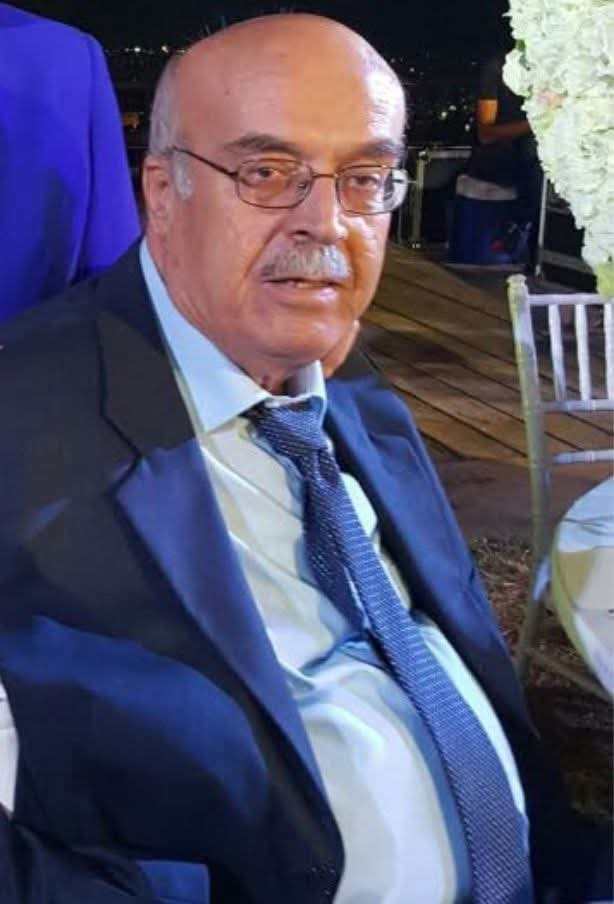
#> input picture storage/faces/20260530075126444119_WhatsApp Image 2026-02-18 at 11.48.38 AM.jpeg, 614 x 904 px
$ python -i face_service.py   (imports and definitions only)
#> lines starting #> are read from the running program, lines starting #| are printed output that depends on the picture
from __future__ import annotations

import os
import pickle
from typing import List, Optional, Tuple

import numpy as np

try:
    import cv2
    import mediapipe as mp
    from mediapipe.tasks.python import BaseOptions
    from mediapipe.tasks.python import vision as mp_vision
except Exception:  # pragma: no cover - optional dependency
    cv2 = None
    mp = None
    BaseOptions = None
    mp_vision = None

_THIS_DIR = os.path.dirname(os.path.abspath(__file__))
_BACKEND_DIR = os.path.dirname(_THIS_DIR)
DEFAULT_LANDMARKER_MODEL_PATH = os.path.join(_BACKEND_DIR, "assets", "face_landmarker.task")
FACE_LANDMARKER_MODEL_PATH = os.getenv("FACE_LANDMARKER_MODEL_PATH", DEFAULT_LANDMARKER_MODEL_PATH)

# Embedding envelope format. Bumping this whenever the vector layout changes lets
# match_face() refuse to compare embeddings across incompatible spaces instead of
# silently producing a meaningless cosine similarity.
EMBEDDING_VERSION = 2
EMBEDDING_METHOD = "landmark_hog_v1"

# Iris centers from the 478-point MediaPipe face mesh topology. Stable across
# expression changes, which makes them good rotation/scale alignment anchors.
LEFT_IRIS_IDX = 473
RIGHT_IRIS_IDX = 468

ALIGN_SIZE = 128
# Fraction of ALIGN_SIZE the inter-ocular distance is stretched to.
TARGET_EYE_FRACTION = 0.32
# Vertical placement (from the top) of the eye line in the aligned crop.
TARGET_EYE_Y_FRACTION = 0.42

# Raw HOG cosine similarities for aligned faces cluster tightly at the high end
# (same person ~0.95-1.0, different people ~0.75-0.85 in local testing) because
# HOG on any two aligned, frontal faces shares a lot of generic structure. These
# constants rescale that narrow band into a full 0-1 range so a threshold in the
# conventional 0.6-0.7 zone behaves the way it would for a typical face-embedding
# model. Re-tune with real enrollment data if matches feel off.
MATCH_SCORE_LOW = 0.75
MATCH_SCORE_HIGH = 0.95


class FaceService:
    def __init__(self) -> None:
        self.backend = None
        self.detector = None
        self.cascade = None

        self.landmarker = None
        self.landmarker_unavailable_reason: Optional[str] = None

    def _ensure_models(self) -> None:
        if cv2 is None:
            raise RuntimeError("opencv-python is not installed")
        if self.backend is not None:
            return

        # MediaPipe 0.10+ no longer exposes `mp.solutions` in this install.
        if mp is not None and hasattr(mp, "solutions"):
            try:
                self.detector = mp.solutions.face_detection.FaceDetection(
                    model_selection=0, min_detection_confidence=0.5
                )
                self.backend = "mediapipe"
                return
            except Exception:
                # Fall back to OpenCV if MediaPipe solutions are unavailable
                # or fail to initialize in this environment.
                self.detector = None

        cascade_path = os.path.join(cv2.data.haarcascades, "haarcascade_frontalface_default.xml")
        self.cascade = cv2.CascadeClassifier(cascade_path)
        if self.cascade.empty():
            raise RuntimeError("OpenCV face detector cascade could not be loaded")
        self.backend = "opencv"

    # [35 lines left out: functions _ensure_landmarker, _crop_embedding, not called in this run]

    def detect_faces(self, image_bgr: np.ndarray) -> List[dict]:
        self._ensure_models()
        boxes = []

        if self.backend == "mediapipe":
            image_rgb = cv2.cvtColor(image_bgr, cv2.COLOR_BGR2RGB)
            result = self.detector.process(image_rgb)
            if not result.detections:
                return boxes

            height, width, _ = image_bgr.shape
            for detection in result.detections:
                bbox = detection.location_data.relative_bounding_box
                x = max(0.0, bbox.xmin) * width
                y = max(0.0, bbox.ymin) * height
                w = bbox.width * width
                h = bbox.height * height
                boxes.append(
                    {
                        "x": float(x),
                        "y": float(y),
                        "width": float(w),
                        "height": float(h),
                        "confidence": float(detection.score[0]) if detection.score else 0.0,
                    }
                )
            return boxes

        gray = cv2.cvtColor(image_bgr, cv2.COLOR_BGR2GRAY)
        faces = self.cascade.detectMultiScale(
            gray,
            scaleFactor=1.1,
            minNeighbors=5,
            minSize=(40, 40),
        )
        for x, y, w, h in faces:
            boxes.append(
                {
                    "x": float(x),
                    "y": float(y),
                    "width": float(w),
                    "height": float(h),
                    "confidence": 1.0,
                }
            )
        return boxes

    # [54 lines left out: functions _padded_crop, _landmarks_for_crop, _align_face, not called in this run]

    _hog = None
    _face_mask = None
    _clahe = None

    # [132 lines left out: functions _get_hog, _get_face_mask, _get_clahe, _hog_vector, extract_embedding, cosine_similarity and 5 more, not called in this run]

>>> import cv2
>>> picture = cv2.imread('../storage/faces/20260530075126444119_WhatsApp Image 2026-02-18 at 11.48.38 AM.jpeg')
#> picture is the input picture: shape (904, 614, 3); mean B, G, R 108.6, 82.9, 84.3
>>> result = FaceService().detect_faces(picture)
#> (the call stopped at in _ensure_models, `self.detector = mp.solutions.face_detection.FaceDetection( model_selec..`: mediapipe is not available in this run)
#> in detect_faces, `gray = cv2.cvtColor(image_bgr, cv2.COLOR_BGR2GRAY)`:
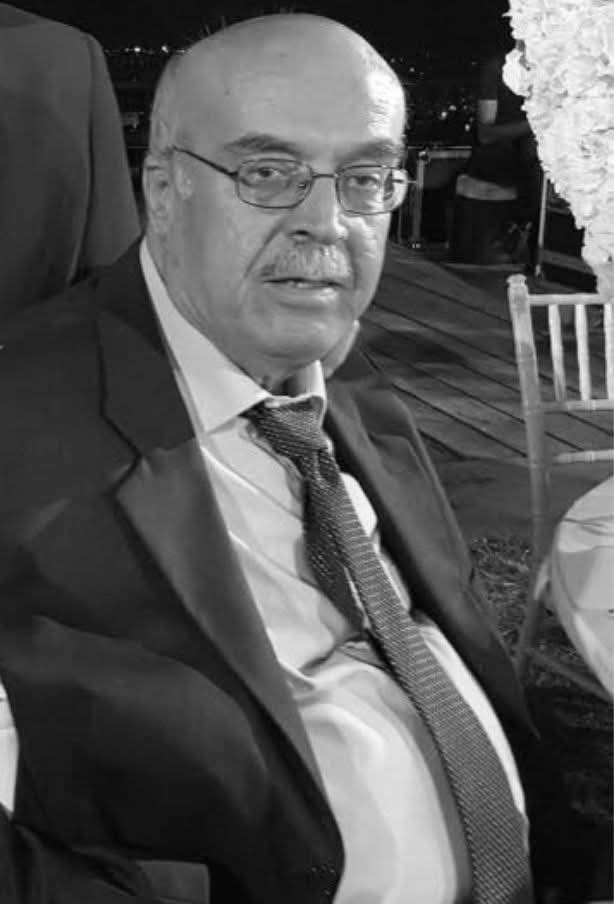
#> gray: shape (904, 614); min 0, max 255, mean 86.3
#> (the run stopped early here; a loop or call above may not have finished)
